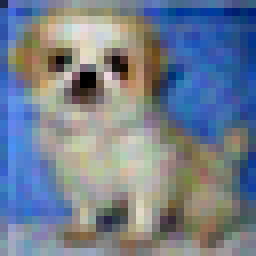
#> input picture 串口小助手/test.png, 32 x 32 px (shown 8 times larger)
$ python img_spectrum.py
#> lines starting #> are read from the running program, lines starting #| are printed output that depends on the picture
import cv2
import numpy as np
import matplotlib.pyplot as plt

img = cv2.imread('./test.png',0)
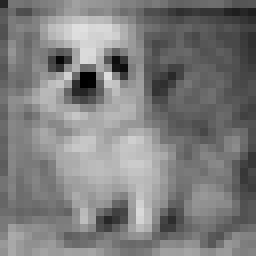
#> img: shape (32, 32) (shown 8 times larger); min 0, max 224, mean 125.2
img_fft = np.fft.fft2(img)
img_fftshift = np.fft.fftshift(img_fft)
mag = 20*np.log(np.abs(img_fftshift))
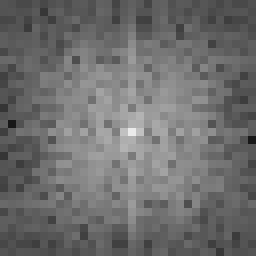
#> mag: shape (32, 32) float64 (shown 8 times larger); min 24.13, max 235.2, mean 110
plt.imshow(mag,cmap='gray')
plt.title('noisy_dog_cifar10 Centered Spectrum')
plt.show()
